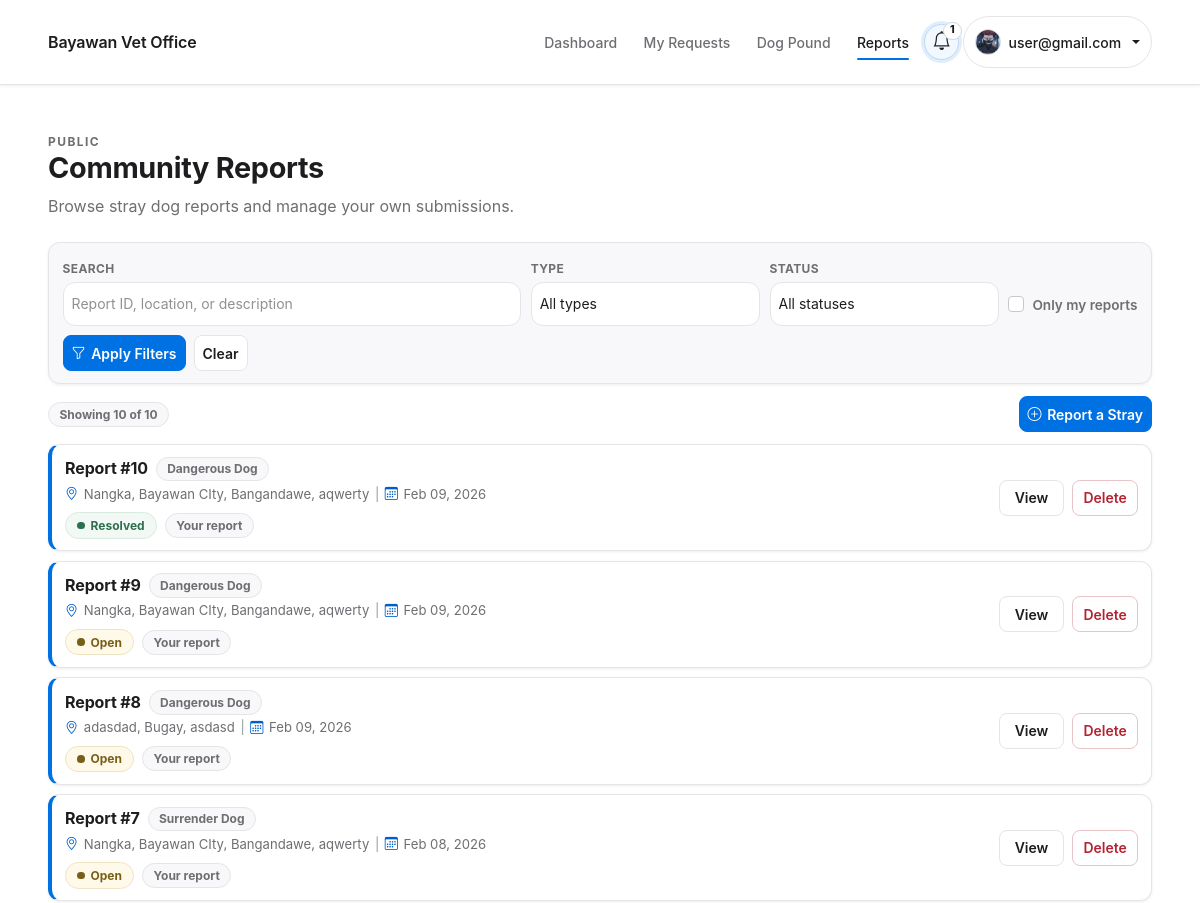
Page /reports/ (signed in, upper part) on the earlier database version.
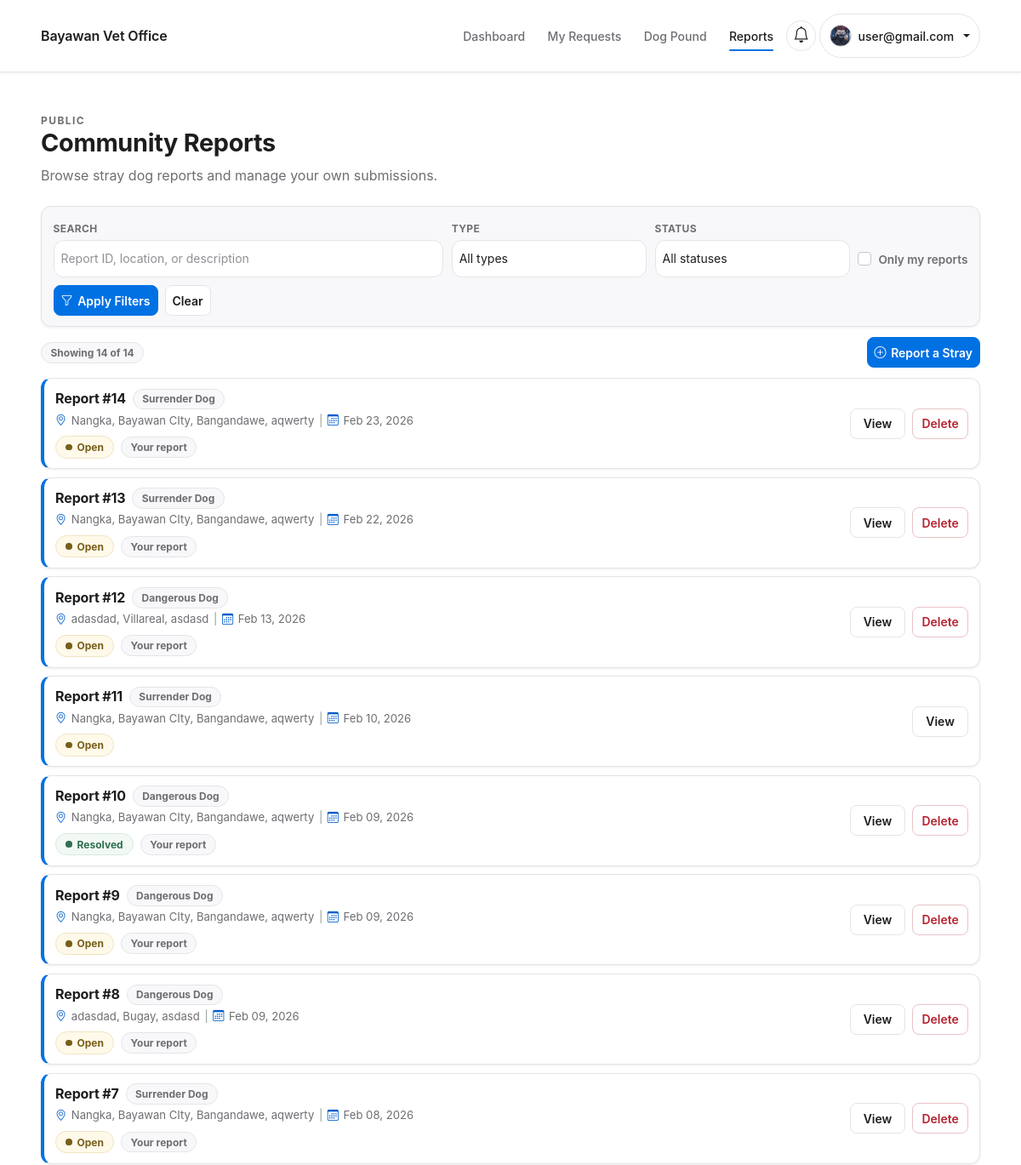
Same page on the later database version.
### reports/models.py (models this page shows, shortened)
class Report(TimeStampedModel):
    class ReportType(models.TextChoices):
        STRAY = 'STRAY', 'Stray Dog'
        INJURED = 'INJURED', 'Injured Dog'
        SURRENDER = 'SURRENDER', 'Surrender Dog'
        DANGEROUS = 'DANGEROUS', 'Dangerous Dog'
        BITE_INCIDENT = 'BITE_INCIDENT', 'Bite Incident'
        ABANDONED = 'ABANDONED', 'Abandoned Dog'
        WELFARE = 'WELFARE', 'Welfare Concern'
        OTHER = 'OTHER', 'Other'
    class LocationMethod(models.TextChoices):
        GOOGLE_MAPS = 'GOOGLE_MAPS', 'Google Maps'
        MANUAL_ADDRESS = 'MANUAL_ADDRESS', 'Manual Address'
        BOTH = 'BOTH', 'Google Maps + Manual Address'
    class Status(models.TextChoices):
        OPEN = 'OPEN', 'Open'
        IN_REVIEW = 'IN_REVIEW', 'In Review'
        RESOLVED = 'RESOLVED', 'Resolved'
        CLOSED = 'CLOSED', 'Closed'
    report_type = models.CharField(max_length=20, choices=ReportType.choices)
    reported_by = models.ForeignKey(
        settings.AUTH_USER_MODEL, on_delete=models.SET_NULL, null=True, blank=True, related_name='reports'
    )
    location = models.CharField(max_length=255)
    photo = models.FileField(upload_to='reports/', blank=True)
    status = models.CharField(max_length=20, choices=Status.choices, default=Status.OPEN)
    notes = models.TextField(blank=True)
    contact_name = models.CharField(max_length=120, blank=True)
    contact_phone = models.CharField(max_length=40, blank=True)
    contact_email = models.EmailField(blank=True)
    description = models.TextField(blank=True)
    location_method = models.CharField(
        max_length=20,
        choices=LocationMethod.choices,
        blank=True,
    )
    latitude = models.DecimalField(max_digits=9, decimal_places=6, null=True, blank=True)
    longitude = models.DecimalField(max_digits=9, decimal_places=6, null=True, blank=True)
    maps_url = models.URLField(max_length=500, blank=True)
    address_json = models.JSONField(null=True, blank=True)

### reports/views.py (the view, shortened to what this page needs)
# urls.py: path('reports/', views.public_list, name='reports_public_list'),
def public_list(request):
    reports_qs = Report.objects.all()
    total_reports = reports_qs.count()
    query = (request.GET.get('q') or '').strip()
    status = (request.GET.get('status') or '').strip().upper()
    report_type = (request.GET.get('report_type') or '').strip().upper()
    mine_only = request.GET.get('mine') == '1'
    valid_statuses = {choice[0] for choice in Report.Status.choices}
    if status in valid_statuses:
        reports_qs = reports_qs.filter(status=status)
    else:
        status = ''
    valid_types = {choice[0] for choice in Report.ReportType.choices}
    if report_type in valid_types:
        reports_qs = reports_qs.filter(report_type=report_type)
    else:
        report_type = ''
    if mine_only and request.user.is_authenticated:
        reports_qs = reports_qs.filter(reported_by=request.user)
    elif mine_only and not request.user.is_authenticated:
        mine_only = False
    reports = reports_qs.order_by('-created_at')
    filtered_count = reports.count()
    context = {
        'reports': reports,
        'total_reports': total_reports,
        'filtered_count': filtered_count,
        'status_choices': Report.Status.choices,
        'report_type_choices': Report.ReportType.choices,
        'filters': {
            'q': query,
            'status': status,
            'report_type': report_type,
            'mine': mine_only,
        },
    }
    return render(request, 'reports/public_list.html', context)

### notifications/context_processors.py (called while the page is built)
def unread_notifications(request):
    if not request.user.is_authenticated:
        return {'unread_notifications': 0, 'nav_notifications': []}
    items = Notification.objects.filter(user=request.user).order_by('-created_at')
    count = items.filter(is_read=False).count()
    return {
        'unread_notifications': count,
        'nav_notifications': items[:5],
    }

### templates/reports/public_list.html (shortened to what the changed rows need)
{% extends 'base.html' %}
{% load static %}
{% block extra_css %}
  <link rel="stylesheet" href="{% static 'css/reports-public-list.css' %}">
{% endblock %}
{% block content %}
  <section class="section-pad reports-public-page">
    <div class="container reports-public-wrap">
      {% include 'partials/page_header.html' with eyebrow="Public" title="Community Reports" subtitle="Browse stray dog reports and manage your own submissions." %}
      <div class="reports-public-toolbar">
        <div class="reports-public-summary">
          <span class="badge-soft">Showing {{ filtered_count }} of {{ total_reports }}</span>
        </div>
      </div>
      <div class="reports-public-list">
        {% for item in reports %}
          <article class="reports-public-item">
            <div class="reports-public-main">
              <div class="reports-public-head">
                <h2 class="reports-public-title mb-0">Report #{{ item.id }}</h2>
                <span class="badge-soft">{{ item.get_report_type_display }}</span>
              </div>
              <p class="reports-public-meta mb-2">
                <i class="bi bi-geo-alt"></i>
                {{ item.location }}
                <span class="reports-public-dot" aria-hidden="true">|</span>
                <i class="bi bi-calendar3"></i>
                {{ item.created_at|date:"M d, Y" }}
              </p>
              <div class="reports-public-status">
                {% if item.status == 'OPEN' %}
                  <span class="status-pill status-pill--warning">{{ item.get_status_display }}</span>
                {% elif item.status == 'IN_REVIEW' %}
                  <span class="status-pill status-pill--info">{{ item.get_status_display }}</span>
                {% elif item.status == 'RESOLVED' %}
                  <span class="status-pill status-pill--success">{{ item.get_status_display }}</span>
                {% else %}
                  <span class="status-pill status-pill--muted">{{ item.get_status_display }}</span>
                {% endif %}
                {% if request.user.is_authenticated and item.reported_by == request.user %}
                  <span class="badge-soft">Your report</span>
                {% endif %}
              </div>
            </div>
            <div class="reports-public-actions">
              <button
                class="btn btn-sm btn-outline-secondary"
                type="button"
                data-bs-toggle="modal"
                data-bs-target="#reportViewModal"
                data-report-id="{{ item.id }}"
                data-report-type="{{ item.get_report_type_display }}"
                data-report-status="{{ item.get_status_display }}"
                data-report-location="{{ item.location }}"
                data-report-submitted="{{ item.created_at|date:'M d, Y' }}"
                data-report-description="{{ item.description|default_if_none:'' }}"
                data-report-maps-url="{{ item.maps_url }}"
                data-report-lat="{{ item.latitude }}"
                data-report-lng="{{ item.longitude }}"
                data-report-photo-url="{% if item.photo %}{{ item.photo.url }}{% endif %}"
                data-report-photo-kind="{% if item.photo %}{% with filename=item.photo.name|lower %}{% if '.mp4' in filename or '.webm' in filename or '.ogg' in filename or '.mov' in filename %}video{% else %}image{% endif %}{% endwith %}{% endif %}"
              >
                View
              </button>
              {% if request.user.is_authenticated %}
                {% if request.user.role == 'ADMIN' or request.user.role == 'STAFF' or item.reported_by == request.user %}
                  <form
                    method="post"
                    action="{% url 'reports_public_delete' item.id %}"
                    class="d-inline"
                    onsubmit="return confirm('Delete this report?');"
                  >
                    <button class="btn btn-sm btn-outline-danger" type="submit">Delete</button>
                  </form>
                {% endif %}
              {% endif %}
            </div>
          </article>
        {% empty %}
          {% include 'partials/empty_state.html' with title="No matching reports." message="Try adjusting filters or clear the search to view all reports." %}
        {% endfor %}
      </div>
    </div>
  </section>
{% endblock %}

### templates/base.html (shortened to what the changed rows need)
{% load static %}
<!doctype html>
<html lang="en">
  <head>
    <link
      href="https://cdn.jsdelivr.net/npm/bootstrap@5.3.2/dist/css/bootstrap.min.css"
      rel="stylesheet"
    />
    <link
      rel="stylesheet"
      href="https://cdn.jsdelivr.net/npm/bootstrap-icons@1.11.3/font/bootstrap-icons.css"
    />
    <link rel="stylesheet" href="{% static 'css/theme.css' %}" />
    <link rel="stylesheet" href="{% static 'css/components.css' %}" />
    <link rel="stylesheet" href="{% static 'css/layout.css' %}" />
    <link rel="stylesheet" href="{% static 'css/utilities.css' %}" />
    <link rel="stylesheet" href="{% static 'css/app-pages.css' %}" />
    <link rel="stylesheet" href="{% static 'css/app-modules.css' %}" />
    {% block extra_css %}{% endblock %}
  </head>
  <body class="app-shell">
    <nav class="navbar navbar-expand-lg navbar-light bg-white border-bottom sticky-top">
      <div class="container">
        <div class="collapse navbar-collapse" id="navMain">
          <ul class="navbar-nav ms-auto align-items-lg-center gap-lg-1">
            {% if request.user.is_authenticated %}
              <li class="nav-item dropdown">
                <a
                  class="nav-link dropdown-toggle notification-toggle {% if unread_notifications %}has-unread{% endif %}"
                  href="#"
                  id="notificationsDropdown"
                  role="button"
                  data-bs-toggle="dropdown"
                  aria-expanded="false"
                  aria-label="Open notifications"
                >
                  <i class="bi bi-bell"></i>
                  {% if unread_notifications %}
                    <span class="notification-badge">{{ unread_notifications }}</span>
                  {% endif %}
                </a>
              </li>
            {% endif %}
          </ul>
        </div>
      </div>
    </nav>
    <main id="main-content" class="main-content">
      {% block content %}{% endblock %}
    </main>
  </body>
</html>

Differences in the rows shown:
added Report: id "14", report_type "Surrender Dog", location "Nangka, Bayawan CIty, Bangandawe, aqwerty", created_at "Feb 23, 2026", status "Open", shows "Your report", shows "Delete"
added Report: id "13", report_type "Surrender Dog", location "Nangka, Bayawan CIty, Bangandawe, aqwerty", created_at "Feb 22, 2026", status "Open", shows "Your report", shows "Delete"
added Report: id "12", report_type "Dangerous Dog", location "adasdad, Villareal, asdasd", created_at "Feb 13, 2026", status "Open", shows "Your report", shows "Delete"
added Report: id "11", report_type "Surrender Dog", location "Nangka, Bayawan CIty, Bangandawe, aqwerty", created_at "Feb 10, 2026", status "Open"
Other differences:
{{ filtered_count }}: "10" → "14"
{{ total_reports }}: "10" → "14"
{{ unread_notifications }}: "1" → (not shown)
